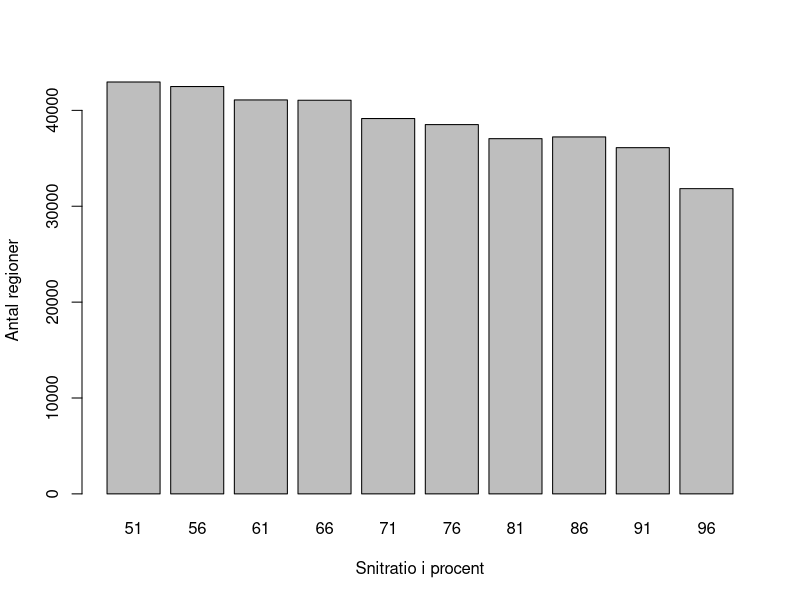
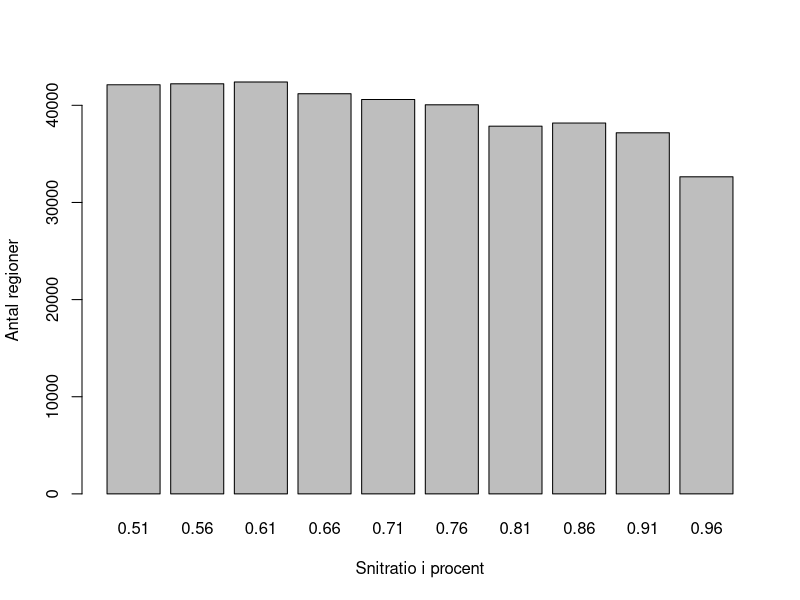
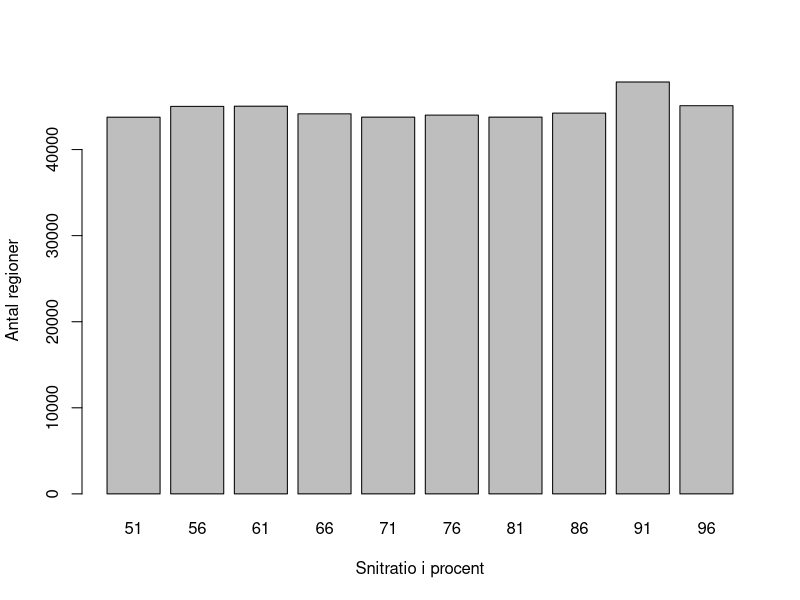
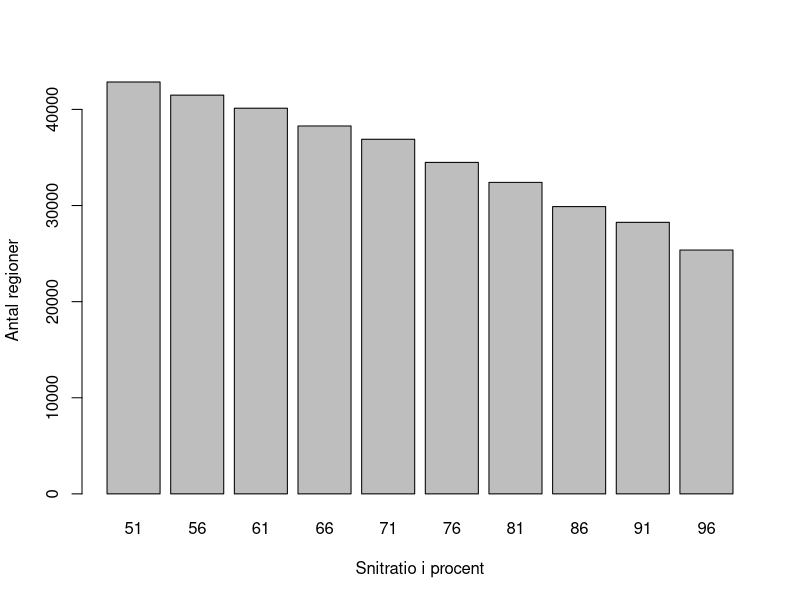
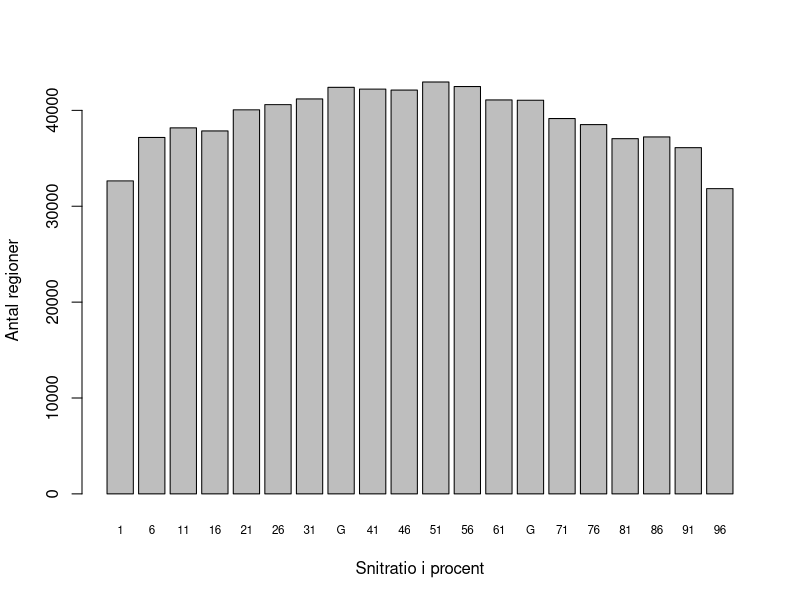
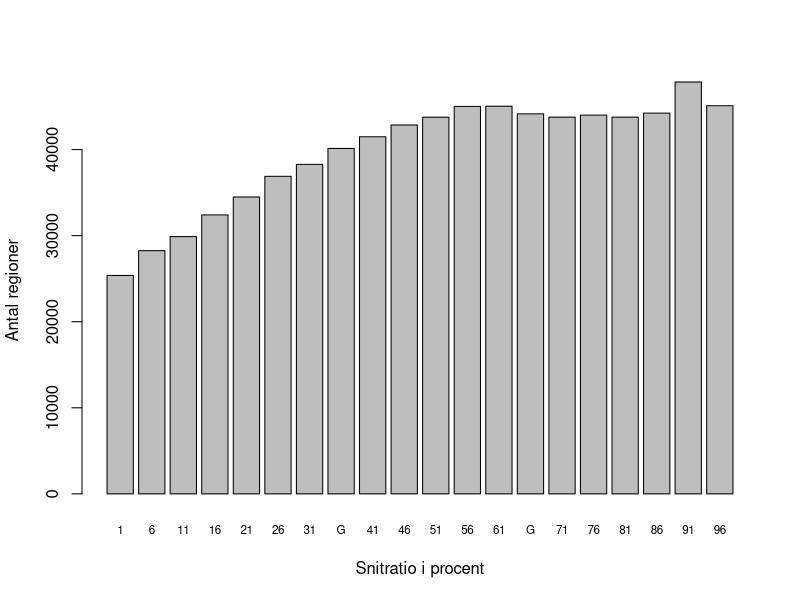

These figures' R source, in order:
d0 <- read.table("csv/cut0featsperratio.csv", sep=",", header=TRUE)
d1 <- read.table("csv/cut1featsperratio.csv", sep=",", header=TRUE)
d2 <- read.table("csv/cut2featsperratio.csv", sep=",", header=TRUE)
d3 <- read.table("csv/cut3featsperratio.csv", sep=",", header=TRUE)
d4 <- read.table("csv/cut0cut1eatsperratio.csv", sep=",",header=TRUE)
d5 <- read.table("csv/cut2cut3eatsperratio.csv", sep=",",header=TRUE)

png("billeder/cut0featsperratio.png")
barplot(d0$interessante.regioner,beside=TRUE, names=d0$ratios, cex.axis=1.0, cex.names = 1, xlab = "Snitratio i procent", ylab = "Antal regioner"  )
dev.off()
png("billeder/cut1featsperratio.png")
barplot(d1$interessante.regioner,beside=TRUE, names=d1$ratios, cex.axis=1.0, cex.names = 1, xlab = "Snitratio i procent", ylab = "Antal regioner"  )
dev.off()
png("billeder/cut2featsperratio.png")
barplot(d2$interessante.regioner,beside=TRUE, names=d2$ratios, cex.axis=1.0, cex.names = 1, xlab = "Snitratio i procent", ylab = "Antal regioner"  )
dev.off()
png("billeder/cut3featsperratio.png")
barplot(d3$interessante.regioner,beside=TRUE, names=d3$ratios, cex.axis=1.0, cex.names = 1, xlab = "Snitratio i procent", ylab = "Antal regioner"  )
dev.off()
png("billeder/cut0cut1eatsperratio.png")
barplot(d4$interessante.regioner,bedside=TRUE,names=d4$ratios, cex.axis=1.0, src = 45, cex.names = 0.7, xlab = "Snitratio i procent", ylab = "Antal regioner"  )
dev.off()
png("billeder/cut2cut3eatsperratio.png")
barplot(d5$interessante.regioner,beside=TRUE,names=d5$ratios, cex.axis=1.0,  cex.names = 0.7, xlab = "Snitratio i procent", ylab = "Antal regioner"  )
dev.off()
q()
